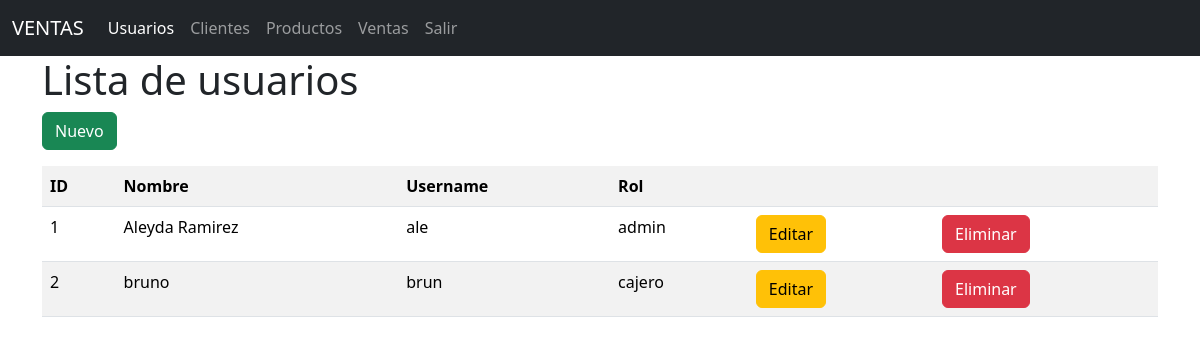
Screenshot of /usuarios/ with the database file from the repository.
### models/usuario_model.py (models this page shows, shortened)
class Usuario(db.Model):
    __tablename__ = "usuario"
    id = db.Column(db.Integer,primary_key=True)
    nombre = db.Column(db.String(80),nullable=False)
    username = db.Column(db.String(20),nullable=False)
    password = db.Column(db.String,nullable=False)
    rol = db.Column(db.String(20),nullable=False)
    @staticmethod
    def get_all():
        return Usuario.query.all()

### controllers/usuario_controller.py (the view)
@usuario_bp.route("/")
def index():
    usuarios = Usuario.get_all()
    return usuario_view.list(usuarios)

### run.py (called while the page is built)
@app.context_processor
def inject_active_path():
    def is_active(path):
        return 'active' if request.path == path else ''
    return(dict(is_active = is_active))

### views/usuario_view.py (called while the page is built)
def list(usuarios):
    return render_template('usuarios/index.html', usuarios=usuarios)

### templates/usuarios/index.html (shortened to what this page needs)
{% extends 'base.html' %}
{% block content %}
<h1>Lista de usuarios</h1>
<a href="{{ url_for('usuario.create')}}" class="btn btn-success mb-3">Nuevo</a>
<table class="table table-striped">
    <tr>
        <th>ID</th>
        <th>Nombre</th>
        <th>Username</th>
        <th>Rol</th>
        <th></th>
        <th></th>
    </tr>
    {% for item in usuarios %}
    <tr>
        <td>{{item.id}}</td>
        <td>{{item.nombre}}</td>
        <td>{{item.username}}</td>
        <td>{{item.rol}}</td>
        <td>
            <a href="{{ url_for('usuario.edit',id=item.id) }}" class="btn btn-warning">Editar</a>
        </td>
        <td>
            <a href="{{ url_for('usuario.delete',id=item.id)}}" class="btn btn-danger">Eliminar</a>
        </td>
    </tr>
    {% endfor %}
</table>
{% endblock %}

### rows the page displays
Usuario: id "1", nombre "Aleyda Ramirez", username "ale", rol "admin"
Usuario: id "2", nombre "bruno", username "brun", rol "cajero"
